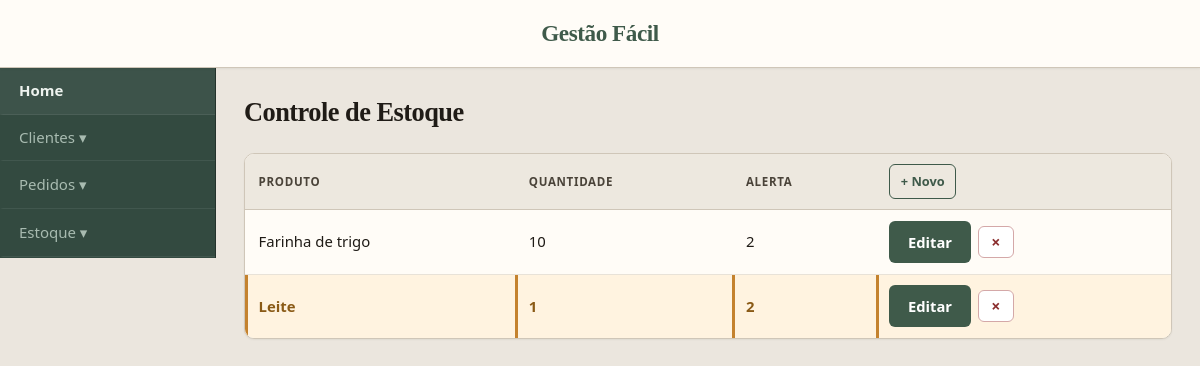
Before: /www/PI-Grupo-09/estoque.php with the older database file.
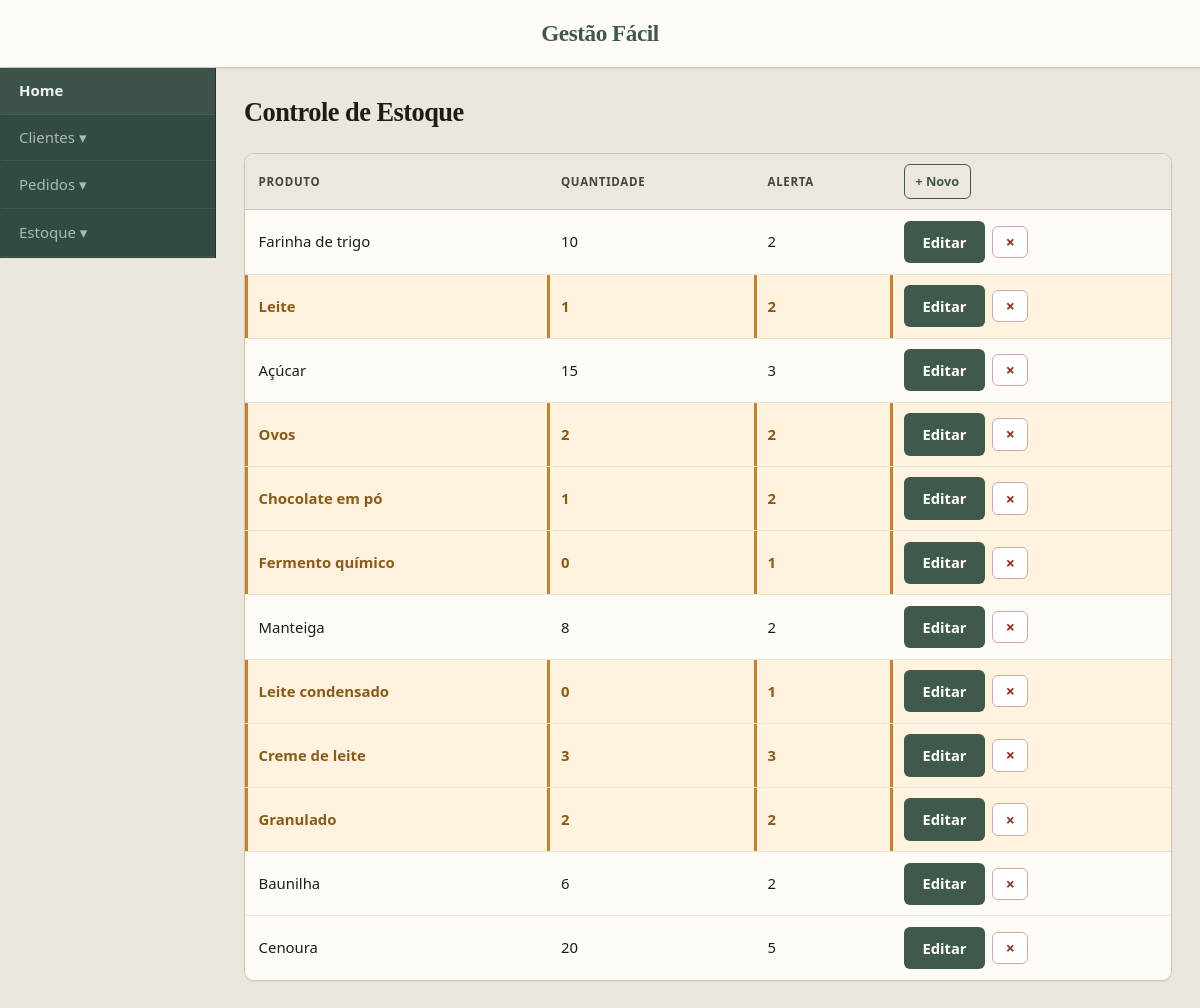
After: the same page with the newer database file.
### tables this page shows
CREATE TABLE IF NOT EXISTS estoque (id int AUTO_INCREMENT PRIMARY key, produto varchar(100), quantidade int, alerta int );

### www/PI-Grupo-09/estoque.php (the view, shortened to what this page needs)
<!DOCTYPE html>
<html>
<head>
    <link rel="stylesheet" href="style.css">
</head>
<body>
    <header>
        <h1>Gestão Fácil</h1>
    </header>
    <div class="page-layout">
        <div class="sidebar">
            <a href="home.php">Home</a>
            <button class="dropdown-btn">Clientes ▾</button>
            <button class="dropdown-btn">Pedidos ▾</button>
            <button class="dropdown-btn">Estoque ▾</button>
        </div>
        <div class="main-content">
            <h1>Controle de Estoque</h1>
            <?php
            $db = new PDO('mysql:host=localhost;dbname=pi_2_entrega;charset=utf8', 'root', 'root');
            $resultado = $db->query('SELECT * FROM estoque');
            $estoque = $resultado->fetchAll();
            echo '<table>';
            echo '
<tr>
    <th>Produto</th>
    <th>Quantidade</th>
    <th>Alerta</th>
    <th>
        <form action="cadastrarEstoque.php" method="post" class="form-inline">
            <button type="submit" class="btn btn-add">+ Novo</button>
        </form>
    </th>
</tr>';
            foreach ($estoque as $e) {
                $classe = '';
                if ($e['quantidade'] <= $e['alerta']) {
                    $classe = 'alerta';
                }
                echo '<tr class="' . $classe . '">';
                echo '<td>' . $e['produto'] . '</td>';
                echo '<td>' . $e['quantidade'] . '</td>';
                echo '<td>' . $e['alerta'] . '</td>';
                echo '<td class="td-actions">
    <form action="editarEstoque.php" method="post" class="form-inline">
        <input type="hidden" name="id" value="' . $e['id'] . '">
        <input type="hidden" name="produto" value="' . $e['produto'] . '">
        <input type="hidden" name="quantidade" value="' . $e['quantidade'] . '">
        <input type="hidden" name="alerta" value="' . $e['alerta'] . '">
        <button type="submit" class="btn">
            Editar
        </button>
    </form>
    <form action="deletarEstoque.php"
          method="post"
          class="form-inline"
          onsubmit="return confirm(\'Deseja realmente excluir este item?\')">
        <input type="hidden" name="id" value="' . $e['id'] . '">
        <button type="submit" class="btn btn-delete" title="Excluir" aria-label="Excluir item">
            ×
        </button>
    </form>
</td>';
            }
            echo '</table>';
            ?>
        </div>
    </div>
</body>
</html>

Changed rows visible on the page:
added estoque: produto "Açúcar", quantidade "15", alerta "3"
added estoque: produto "Ovos", quantidade "2", alerta "2"
added estoque: produto "Chocolate em pó", quantidade "1", alerta "2"
added estoque: produto "Fermento químico", quantidade "0", alerta "1"
added estoque: produto "Manteiga", quantidade "8", alerta "2"
added estoque: produto "Leite condensado", quantidade "0", alerta "1"
added estoque: produto "Creme de leite", quantidade "3", alerta "3"
added estoque: produto "Granulado", quantidade "2", alerta "2"
added estoque: produto "Baunilha", quantidade "6", alerta "2"
added estoque: produto "Cenoura", quantidade "20", alerta "5"
